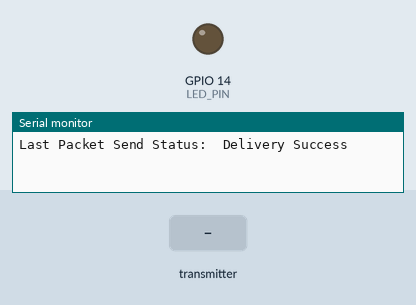
Recording of a sketch running on a simulated ESP32. On the bench: output pins drawn as LEDs (lit = HIGH), the last lines printed to the serial monitor. Inputs (shaded band) come from the test bench.

Above: at 1.2 s.
1.3 s: the transmitter starts sending ready2go = 1024
At 2.7 s:
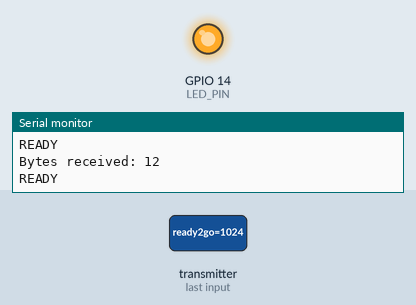
Timing chart, 0 to 4.3 s (numbered marks = the images above; inputs shaded):
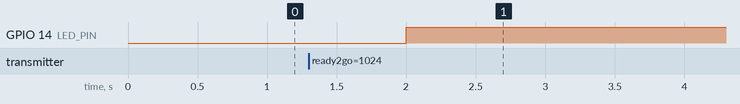

Measured:
- after the input at 1.3 s, GPIO 14 (LED_PIN): LOW → HIGH after 0.70 s

The sketch:

MainStation.ino
```cpp
#include <heltec.h>
#include <esp_now.h>
#include <WiFi.h>
#include <Wire.h>


// REPLACE WITH THE MAC Address of your receiver
uint8_t broadcastAddress[] = {0xC8, 0xC9, 0xA3, 0xD4, 0x3C, 0x74};


// Variable to store if sending data was successful
String success;

//Structure example to send data
//Must match the receiver structure
typedef struct msg {
  int podNum;
  int openSessimy;
  int ready2go;
} msg;

// Create a msg called BME280Readings to hold sensor readings
msg pod_msg = {0,0,0};

// Create a msg to hold incoming sensor readings
msg incomingReadings= {0,0,0};

esp_now_peer_info_t peerInfo;

// Callback when data is sent
void OnDataSent(const uint8_t *mac_addr, esp_now_send_status_t status) {
  Serial.print("\r\nLast Packet Send Status:\t");
  Serial.println(status == ESP_NOW_SEND_SUCCESS ? "Delivery Success" : "Delivery Fail");
  if (status ==0){
    success = "Delivery Success :)";
  }
  else{
    success = "Delivery Fail :(";
  }
}

// Callback when data is received
void OnDataRecv(const uint8_t * mac, const uint8_t *incomingData, int len) {
  memcpy(&incomingReadings, incomingData, sizeof(incomingReadings));
  Serial.print("Bytes received: ");
  Serial.println(len);
}
 int LED_PIN = 14;
void setup() {
  // Init Serial Monitor
  Serial.begin(115200);


  WiFi.mode(WIFI_STA);

  // Init ESP-NOW
  if (esp_now_init() != ESP_OK) {
    Serial.println("Error initializing ESP-NOW");
    return;
  }

  // Once ESPNow is successfully Init, we will register for Send CB to
  // get the status of Trasnmitted packet
  esp_now_register_send_cb(OnDataSent);

  // Register peer
  memcpy(peerInfo.peer_addr, broadcastAddress, 6);
  peerInfo.channel = 0;
  peerInfo.encrypt = false;

  // Add peer
  if (esp_now_add_peer(&peerInfo) != ESP_OK){
    Serial.println("Failed to add peer");
    return;
  }
  // Register for a callback function that will be called when data is received
  esp_now_register_recv_cb(OnDataRecv);
  pinMode(LED_PIN,OUTPUT);
}
 bool sent = false;
void loop() {
  if (incomingReadings.ready2go){
    digitalWrite(LED_PIN,HIGH);
    Serial.println("READY");
    incomingReadings.ready2go = 0;
  }
  else{
   // digitalWrite(LED_PIN,LOW);
  }
  if (!sent){
      pod_msg.openSessimy = 1;
  pod_msg.ready2go = 0;
  pod_msg.podNum = 1;
  esp_err_t result = esp_now_send(broadcastAddress, (uint8_t *) &pod_msg, sizeof(pod_msg));
  delay(2000);
  if (result == ESP_OK) {
    Serial.println("Sent with success");
  }
  else {
    Serial.println("Error sending the data");

}
sent = true;
  }


}
```
